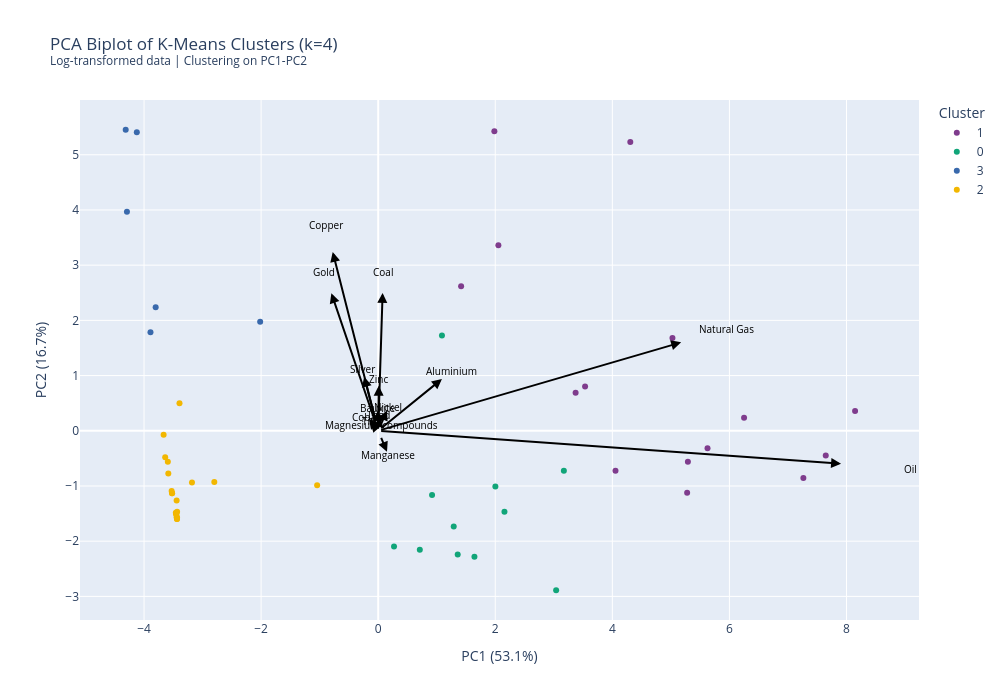

Notebook code for this chart:
### Code cell
import pandas as pd
import numpy as np
import plotly.express as px
import plotly.graph_objects as go
from sklearn.decomposition import PCA
from sklearn.preprocessing import StandardScaler
from sklearn.cluster import KMeans
from sklearn.metrics import silhouette_score

# =============================================================================
# STEP 1: Prepare data (get latest year per country)
# =============================================================================

df_latest = df_pivot.sort_values('Year', ascending=True).groupby(['Country', 'Country Code']).first().reset_index() # Ascending = False for 2021
feature_cols = [c for c in df_latest.columns if c not in ['Country', 'Country Code', 'Year']]

# =============================================================================
# STEP 2: Log transform to reduce outlier influence
# =============================================================================

X = df_latest[feature_cols].fillna(0)
# Log transform: log(1 + x) to handle zeros
X_log = np.log1p(X)
X_scaled = X_log

# =============================================================================
# STEP 4: PCA - Dimensionality Reduction
# =============================================================================

pca = PCA(n_components=2)
pca_components = pca.fit_transform(X_scaled)

print(f"\nPCA Explained Variance:")
for i, var in enumerate(pca.explained_variance_ratio_):
    cumulative = pca.explained_variance_ratio_[:i+1].sum()
    print(f"  PC{i+1}: {var*100:.1f}% (cumulative: {cumulative*100:.1f}%)")

n_components_for_clustering = 2
X_pca = pca_components[:, :n_components_for_clustering]

print(f"\nUsing {n_components_for_clustering} PCs for clustering")
print(f"  Explains {pca.explained_variance_ratio_[:n_components_for_clustering].sum()*100:.1f}% of variance")

# =============================================================================
# STEP 5: K-Means Clustering on PCA Components
# =============================================================================

n_clusters = 4
kmeans = KMeans(n_clusters=n_clusters, n_init=10)
clusters = kmeans.fit_predict(X_pca)

# =============================================================================
# STEP 6: Create results dataframe
# =============================================================================

pca_df = pd.DataFrame({
    'Country': df_latest['Country'],
    'Country Code': df_latest['Country Code'],
    'Year': df_latest['Year'],
    'PC1': pca_components[:, 0],
    'PC2': pca_components[:, 1],
    'Cluster': clusters.astype(str)
})

# =============================================================================
# STEP 7: Calculate PCA loadings for biplot arrows
# =============================================================================

loadings = pca.components_.T * np.sqrt(pca.explained_variance_)
loadings_df = pd.DataFrame(
    loadings[:, :2],
    columns=['PC1', 'PC2'],
    index=feature_cols
)

# Scale loadings for visualization
scale_factor = 2.5
loadings_df_scaled = loadings_df * scale_factor

# Top influential features
top_n = 15
loading_importance = loadings_df.abs().sum(axis=1)
top_features = loading_importance.nlargest(top_n).index

print(f"\nTop {top_n} most influential resources:")
for feat in top_features:
    print(f"  {feat}: {loading_importance[feat]:.3f}")

# =============================================================================
# STEP 8: Create the biplot
# =============================================================================

fig = px.scatter(
    pca_df,
    x='PC1',
    y='PC2',
    color='Cluster',
    hover_data=['Country', 'Country Code', 'Year'],
    title=f'PCA Biplot of K-Means Clusters (k={n_clusters})<br><sup>Log-transformed data | Clustering on PC1-PC{n_components_for_clustering}</sup>',
    color_discrete_sequence=px.colors.qualitative.Bold
)

# Add loading arrows
for feature in top_features:
    fig.add_annotation(
        x=loadings_df_scaled.loc[feature, 'PC1'],
        y=loadings_df_scaled.loc[feature, 'PC2'],
        ax=0, ay=0,
        xref='x', yref='y',
        axref='x', ayref='y',
        showarrow=True,
        arrowhead=2,
        arrowsize=1,
        arrowwidth=2,
        arrowcolor='black'
    )
    
    fig.add_annotation(
        x=loadings_df_scaled.loc[feature, 'PC1'] * 1.15,
        y=loadings_df_scaled.loc[feature, 'PC2'] * 1.15,
        text=feature,
        showarrow=False,
        font=dict(size=10, color='black'),
        xref='x', yref='y'
    )

fig.update_layout(
    width=1000,
    height=700,
    xaxis_title=f"PC1 ({pca.explained_variance_ratio_[0]*100:.1f}%)",
    yaxis_title=f"PC2 ({pca.explained_variance_ratio_[1]*100:.1f}%)",
)

fig.show()

### Figure 1 — Plotly figure (JSON) as saved in the notebook; plotly's stock layout.template omitted (floating-point values rounded to 4 significant figures)
{"data": [{"customdata": [["Algeria", "DZA", 1995], ["Indonesia", "IDN", 1995], ["Iran, Islamic Rep.", "IRN", 1995], ["Kazakhstan", "KAZ", 1995], ["Kuwait", "KWT", 1995], ["Libya", "LBY", 1995], ["Malaysia", "MYS", 1995], ["Oman", "OMN", 1995], ["Qatar", "QAT", 1995], ["Russian Federation", "RUS", 1995], ["Saudi Arabia", "SAU", 1995], ["Trinidad and Tobago", "TTO", 1995], ["United Arab Emirates", "ARE", 1995], ["Uzbekistan", "UZB", 1995], ["Venezuela, RB", "VEN", 1995]], "hovertemplate": "Cluster=1<br>PC1=%{x}<br>PC2=%{y}<br>Country=%{customdata[0]}<br>Country Code=%{customdata[1]}<br>Year=%{customdata[2]}<extra></extra>", "legendgroup": "1", "marker": {"color": "rgb(127, 60, 141)", "symbol": "circle"}, "mode": "markers", "name": "1", "orientation": "v", "showlegend": true, "type": "scatter", "x": [4.054, 1.416, 3.534, 1.984, 7.263, 5.278, 3.372, 5.626, 7.646, 4.307, 6.25, 5.291, 8.147, 2.053, 5.027], "xaxis": "x", "y": [-0.7255, 2.618, 0.8002, 5.424, -0.8565, -1.124, 0.6878, -0.3178, -0.4498, 5.233, 0.2374, -0.5609, 0.3576, 3.362, 1.679], "yaxis": "y"}, {"customdata": [["Angola", "AGO", 1995], ["Azerbaijan", "AZE", 1995], ["Bahrain", "BHR", 1995], ["Congo, Rep.", "COG", 1995], ["Ecuador", "ECU", 1995], ["Egypt, Arab Rep.", "EGY", 1995], ["Equatorial Guinea", "GNQ", 1995], ["Gabon", "GAB", 1995], ["Iraq", "IRQ", 1995], ["Nigeria", "NGA", 1995], ["Yemen, Rep.", "YEM", 1995]], "hovertemplate": "Cluster=0<br>PC1=%{x}<br>PC2=%{y}<br>Country=%{customdata[0]}<br>Country Code=%{customdata[1]}<br>Year=%{customdata[2]}<extra></extra>", "legendgroup": "0", "marker": {"color": "rgb(17, 165, 121)", "symbol": "circle"}, "mode": "markers", "name": "0", "orientation": "v", "showlegend": true, "type": "scatter", "x": [1.358, 3.172, 1.089, 1.644, 0.9204, 2.002, 0.2705, 3.04, 2.157, 1.29, 0.7108], "xaxis": "x", "y": [-2.242, -0.7229, 1.725, -2.28, -1.164, -1.008, -2.096, -2.889, -1.466, -1.732, -2.155], "yaxis": "y"}, {"customdata": [["Bolivia", "BOL", 1995], ["Chile", "CHL", 1995], ["Mongolia", "MNG", 1995], ["Papua New Guinea", "PNG", 1995], ["Zambia", "ZMB", 1995], ["Zimbabwe", "ZWE", 1995]], "hovertemplate": "Cluster=3<br>PC1=%{x}<br>PC2=%{y}<br>Country=%{customdata[0]}<br>Country Code=%{customdata[1]}<br>Year=%{customdata[2]}<extra></extra>", "legendgroup": "3", "marker": {"color": "rgb(57, 105, 172)", "symbol": "circle"}, "mode": "markers", "name": "3", "orientation": "v", "showlegend": true, "type": "scatter", "x": [-2.016, -4.313, -4.124, -4.292, -3.89, -3.801], "xaxis": "x", "y": [1.977, 5.453, 5.408, 3.968, 1.784, 2.236], "yaxis": "y"}, {"customdata": [["Burkina Faso", "BFA", 1995], ["Cameroon", "CMR", 1995], ["Chad", "TCD", 1995], ["Congo, Dem. Rep.", "COD", 1995], ["Cote d'Ivoire", "CIV", 1995], ["Ethiopia", "ETH", 1995], ["Ghana", "GHA", 1995], ["Guinea", "GIN", 1995], ["Kenya", "KEN", 1995], ["Lao PDR", "LAO", 1995], ["Liberia", "LBR", 1995], ["Madagascar", "MDG", 1995], ["Malawi", "MWI", 1995], ["Mali", "MLI", 1995], ["Mozambique", "MOZ", 1995], ["Myanmar", "MMR", 1995], ["Niger", "NER", 1995], ["Tanzania", "TZA", 1995], ["Uganda", "UGA", 1995], ["Viet Nam", "VNM", 1995]], "hovertemplate": "Cluster=2<br>PC1=%{x}<br>PC2=%{y}<br>Country=%{customdata[0]}<br>Country Code=%{customdata[1]}<br>Year=%{customdata[2]}<extra></extra>", "legendgroup": "2", "marker": {"color": "rgb(242, 183, 1)", "symbol": "circle"}, "mode": "markers", "name": "2", "orientation": "v", "showlegend": true, "type": "scatter", "x": [-3.521, -3.181, -3.437, -3.593, -3.521, -3.457, -3.395, -3.666, -3.443, -3.435, -3.585, -3.438, -3.437, -3.639, -3.452, -2.8, -3.443, -3.448, -3.529, -1.043], "xaxis": "x", "y": [-1.13, -0.9382, -1.598, -0.5633, -1.131, -1.486, 0.5007, -0.07238, -1.564, -1.466, -0.7749, -1.599, -1.568, -0.4788, -1.514, -0.9268, -1.264, -1.508, -1.09, -0.986], "yaxis": "y"}], "layout": {"annotations": [{"arrowcolor": "black", "arrowhead": 2, "arrowsize": 1, "arrowwidth": 2, "ax": 0, "axref": "x", "ay": 0, "ayref": "y", "showarrow": true, "x": 7.907, "xref": "x", "y": -0.5954, "yref": "y"}, {"font": {"color": "black", "size": 10}, "showarrow": false, "text": "Oil", "x": 9.093, "xref": "x", "y": -0.6847, "yref": "y"}, {"arrowcolor": "black", "arrowhead": 2, "arrowsize": 1, "arrowwidth": 2, "ax": 0, "axref": "x", "ay": 0, "ayref": "y", "showarrow": true, "x": 5.175, "xref": "x", "y": 1.601, "yref": "y"}, {"font": {"color": "black", "size": 10}, "showarrow": false, "text": "Natural Gas", "x": 5.952, "xref": "x", "y": 1.842, "yref": "y"}, {"arrowcolor": "black", "arrowhead": 2, "arrowsize": 1, "arrowwidth": 2, "ax": 0, "axref": "x", "ay": 0, "ayref": "y", "showarrow": true, "x": -0.7769, "xref": "x", "y": 3.24, "yref": "y"}, {"font": {"color": "black", "size": 10}, "showarrow": false, "text": "Copper", "x": -0.8935, "xref": "x", "y": 3.726, "yref": "y"}, {"arrowcolor": "black", "arrowhead": 2, "arrowsize": 1, "arrowwidth": 2, "ax": 0, "axref": "x", "ay": 0, "ayref": "y", "showarrow": true, "x": -0.8001, "xref": "x", "y": 2.493, "yref": "y"}, {"font": {"color": "black", "size": 10}, "showarrow": false, "text": "Gold", "x": -0.9201, "xref": "x", "y": 2.867, "yref": "y"}, {"arrowcolor": "black", "arrowhead": 2, "arrowsize": 1, "arrowwidth": 2, "ax": 0, "axref": "x", "ay": 0, "ayref": "y", "showarrow": true, "x": 0.07556, "xref": "x", "y": 2.497, "yref": "y"}, {"font": {"color": "black", "size": 10}, "showarrow": false, "text": "Coal", "x": 0.08689, "xref": "x", "y": 2.871, "yref": "y"}, {"arrowcolor": "black", "arrowhead": 2, "arrowsize": 1, "arrowwidth": 2, "ax": 0, "axref": "x", "ay": 0, "ayref": "y", "showarrow": true, "x": 1.089, "xref": "x", "y": 0.9377, "yref": "y"}, {"font": {"color": "black", "size": 10}, "showarrow": false, "text": "Aluminium", "x": 1.252, "xref": "x", "y": 1.078, "yref": "y"}, {"arrowcolor": "black", "arrowhead": 2, "arrowsize": 1, "arrowwidth": 2, "ax": 0, "axref": "x", "ay": 0, "ayref": "y", "showarrow": true, "x": -0.239, "xref": "x", "y": 0.9764, "yref": "y"}, {"font": {"color": "black", "size": 10}, "showarrow": false, "text": "Silver", "x": -0.2749, "xref": "x", "y": 1.123, "yref": "y"}, {"arrowcolor": "black", "arrowhead": 2, "arrowsize": 1, "arrowwidth": 2, "ax": 0, "axref": "x", "ay": 0, "ayref": "y", "showarrow": true, "x": 0.00998, "xref": "x", "y": 0.8157, "yref": "y"}, {"font": {"color": "black", "size": 10}, "showarrow": false, "text": "Zinc", "x": 0.01148, "xref": "x", "y": 0.9381, "yref": "y"}, {"arrowcolor": "black", "arrowhead": 2, "arrowsize": 1, "arrowwidth": 2, "ax": 0, "axref": "x", "ay": 0, "ayref": "y", "showarrow": true, "x": 0.1499, "xref": "x", "y": -0.3807, "yref": "y"}, {"font": {"color": "black", "size": 10}, "showarrow": false, "text": "Manganese", "x": 0.1724, "xref": "x", "y": -0.4378, "yref": "y"}, {"arrowcolor": "black", "arrowhead": 2, "arrowsize": 1, "arrowwidth": 2, "ax": 0, "axref": "x", "ay": 0, "ayref": "y", "showarrow": true, "x": 0.1501, "xref": "x", "y": 0.3694, "yref": "y"}, {"font": {"color": "black", "size": 10}, "showarrow": false, "text": "Nickel", "x": 0.1727, "xref": "x", "y": 0.4248, "yref": "y"}, {"arrowcolor": "black", "arrowhead": 2, "arrowsize": 1, "arrowwidth": 2, "ax": 0, "axref": "x", "ay": 0, "ayref": "y", "showarrow": true, "x": -0.159, "xref": "x", "y": 0.2177, "yref": "y"}, {"font": {"color": "black", "size": 10}, "showarrow": false, "text": "Cobalt", "x": -0.1828, "xref": "x", "y": 0.2504, "yref": "y"}, {"arrowcolor": "black", "arrowhead": 2, "arrowsize": 1, "arrowwidth": 2, "ax": 0, "axref": "x", "ay": 0, "ayref": "y", "showarrow": true, "x": -0.00824, "xref": "x", "y": 0.3616, "yref": "y"}, {"font": {"color": "black", "size": 10}, "showarrow": false, "text": "Bauxite", "x": -0.009476, "xref": "x", "y": 0.4158, "yref": "y"}, {"arrowcolor": "black", "arrowhead": 2, "arrowsize": 1, "arrowwidth": 2, "ax": 0, "axref": "x", "ay": 0, "ayref": "y", "showarrow": true, "x": -0.134, "xref": "x", "y": 0.1575, "yref": "y"}, {"font": {"color": "black", "size": 10}, "showarrow": false, "text": "Tin", "x": -0.1541, "xref": "x", "y": 0.1812, "yref": "y"}, {"arrowcolor": "black", "arrowhead": 2, "arrowsize": 1, "arrowwidth": 2, "ax": 0, "axref": "x", "ay": 0, "ayref": "y", "showarrow": true, "x": 0.01903, "xref": "x", "y": 0.2503, "yref": "y"}, {"font": {"color": "black", "size": 10}, "showarrow": false, "text": "Lead", "x": 0.02189, "xref": "x", "y": 0.2878, "yref": "y"}, {"arrowcolor": "black", "arrowhead": 2, "arrowsize": 1, "arrowwidth": 2, "ax": 0, "axref": "x", "ay": 0, "ayref": "y", "showarrow": true, "x": 0.04217, "xref": "x", "y": 0.09133, "yref": "y"}, {"font": {"color": "black", "size": 10}, "showarrow": false, "text": "Magnesium compounds", "x": 0.04849, "xref": "x", "y": 0.105, "yref": "y"}], "height": 700, "legend": {"title": {"text": "Cluster"}, "tracegroupgap": 0}, "title": {"text": "PCA Biplot of K-Means Clusters (k=4)<br><sup>Log-transformed data | Clustering on PC1-PC2</sup>"}, "width": 1000, "xaxis": {"anchor": "y", "domain": [0, 1], "title": {"text": "PC1 (53.1%)"}}, "yaxis": {"anchor": "x", "domain": [0, 1], "title": {"text": "PC2 (16.7%)"}}}}
